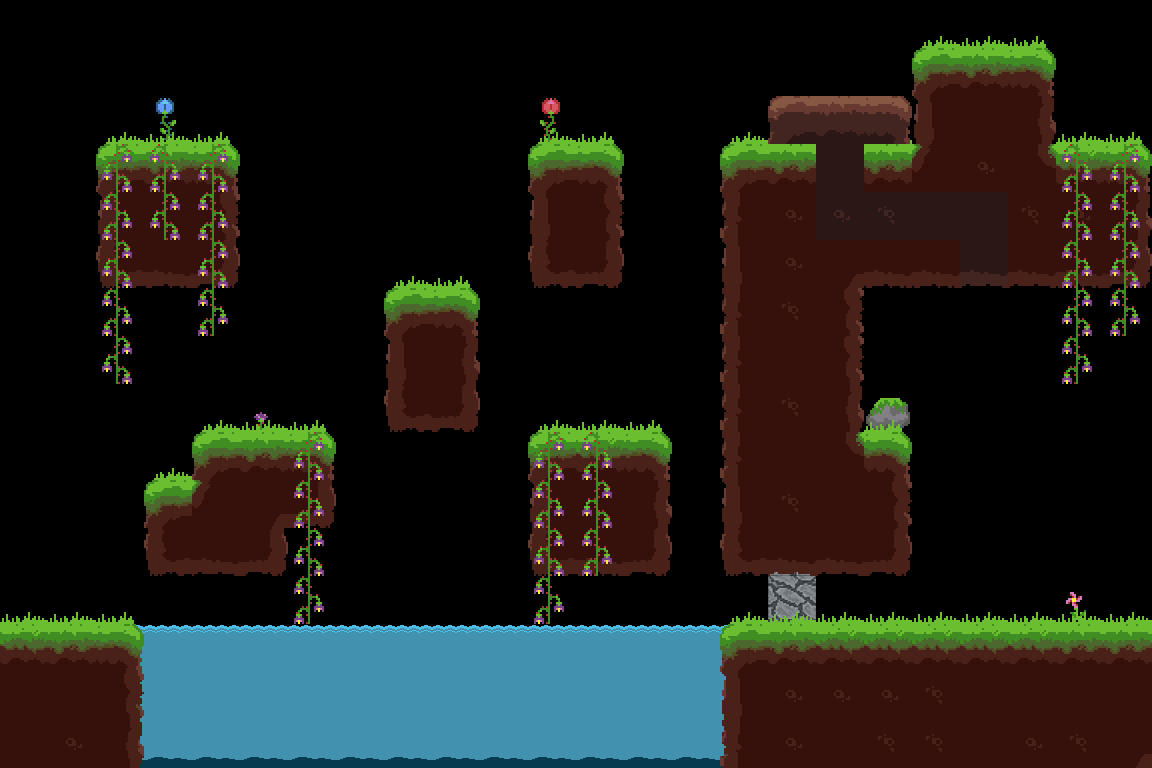

A level layout from a 2D game, rendered from its tile map. Below: a short description, then the map file with tile-grid data replaced by summaries:
An orthogonal 24x16 tile map with 48x48 px tiles, 7 tile layers (tunnel, eau, murD, terrain, ...), 4 tilesets and 52 objects (spawn1, spawn2, spawn3).

<map version="1.0" orientation="orthogonal" renderorder="right-down" width="24" height="16" tilewidth="48" tileheight="48">
 <tileset firstgid="1" name="terrain" tilewidth="48" tileheight="48">
  <image source="tileSets/forest.png" width="336" height="384" />
  <terraintypes>
   <terrain name="ciel" tile="-1" />
   <terrain name="groundGrass" tile="-1" />
  </terraintypes>
  <tile id="1" terrain=",,,1">
   <objectgroup draworder="index">
    <object x="0" y="0" width="48" height="48" />
   </objectgroup>
  </tile>
  <tile id="2" terrain=",,1,1">
   <objectgroup draworder="index">
    <object x="-1.77636e-15" y="0" width="48" height="48" />
   </objectgroup>
  </tile>
  <tile id="3" terrain=",,1,1">
   <objectgroup draworder="index">
    <object x="-1.77636e-15" y="7.10543e-15" width="48" height="48" />
   </objectgroup>
  </tile>
  <tile id="4" terrain=",,1,">
   <objectgroup draworder="index">
    <object x="0" y="-1.42109e-14" width="48" height="48" />
   </objectgroup>
  </tile>
  <tile id="5" terrain="1,1,1,">
   <objectgroup draworder="index">
    <object x="0" y="-1.42109e-14" width="48" height="48" />
   </objectgroup>
  </tile>
  <tile id="6" terrain="1,1,,1">
   <objectgroup draworder="index">
    <object x="0" y="0" width="48" height="48" />
   </objectgroup>
  </tile>
  <tile id="8" terrain=",1,,1">
   <objectgroup draworder="index">
    <object x="0" y="-1.42109e-14" width="48" height="48" />
   </objectgroup>
  </tile>
  <tile id="9" terrain="1,1,1,1">
   <objectgroup draworder="index">
    <object x="0" y="-1.42109e-14" width="48" height="48" />
   </objectgroup>
  </tile>
  <tile id="10" terrain="1,1,1,1">
   <objectgroup draworder="index">
    <object x="0" y="-1.42109e-14" width="48" height="48" />
   </objectgroup>
  </tile>
  <tile id="11" terrain="1,,1,">
   <objectgroup draworder="index">
    <object x="0" y="-1.42109e-14" width="48" height="48" />
   </objectgroup>
  </tile>
  <tile id="12" terrain="1,,1,1">
   <objectgroup draworder="index">
    <object x="0" y="-1.42109e-14" width="48" height="48" />
   </objectgroup>
  </tile>
  <tile id="13" terrain=",1,1,1">
   <objectgroup draworder="index">
    <object x="0" y="0" width="48" height="48" />
   </objectgroup>
  </tile>
  <tile id="15" terrain=",1,,1">
   <objectgroup draworder="index">
    <object x="0" y="0" width="48" height="48" />
   </objectgroup>
  </tile>
  <tile id="16" terrain="1,1,1,1">
   <objectgroup draworder="index">
    <object x="0" y="-1.42109e-14" width="48" height="48" />
   </objectgroup>
  </tile>
  <tile id="17" terrain="1,1,1,1">
   <objectgroup draworder="index">
    <object x="0" y="-1.42109e-14" width="48" height="48" />
   </objectgroup>
  </tile>
  <tile id="18" terrain="1,,1,">
   <objectgroup draworder="index">
    <object x="0" y="-1.42109e-14" width="48" height="48" />
   </objectgroup>
  </tile>
  <tile id="22" terrain=",1,,">
   <objectgroup draworder="index">
    <object x="0" y="1.77636e-15" width="48" height="48" />
   </objectgroup>
  </tile>
  <tile id="23" terrain="1,1,,">
   <objectgroup draworder="index">
    <object x="0" y="0" width="48" height="48" />
   </objectgroup>
  </tile>
  <tile id="24" terrain="1,1,,">
   <objectgroup draworder="index">
    <object x="0" y="0" width="48" height="48" />
   </objectgroup>
  </tile>
  <tile id="25" terrain="1,,,">
   <objectgroup draworder="index">
    <object x="0" y="0" width="48" height="48" />
   </objectgroup>
  </tile>
  <tile id="29">
   <objectgroup draworder="index">
    <object x="0" y="2.66454e-15" width="48" height="48" />
   </objectgroup>
  </tile>
  <tile id="30">
   <objectgroup draworder="index">
    <object x="8.88178e-16" y="-8.88178e-16" width="48" height="48" />
   </objectgroup>
  </tile>
  <tile id="31">
   <objectgroup draworder="index">
    <object x="0" y="8.88176e-16" width="48" height="48" />
   </objectgroup>
  </tile>
  <tile id="32">
   <objectgroup draworder="index">
    <object x="0" y="-8.88178e-16" width="48" height="48" />
   </objectgroup>
  </tile>
  <tile id="33">
   <objectgroup draworder="index">
    <object x="8.88178e-16" y="8.88178e-16" width="48" height="48" />
   </objectgroup>
  </tile>
  <tile id="34">
   <objectgroup draworder="index">
    <object x="0" y="8.88178e-16" width="48" height="48" />
   </objectgroup>
  </tile>
  <tile id="36">
   <objectgroup draworder="index">
    <object x="1.77636e-15" y="8.88178e-16" width="48" height="48" />
   </objectgroup>
  </tile>
  <tile id="37">
   <objectgroup draworder="index">
    <object x="0" y="2.66454e-15" width="48" height="48" />
   </objectgroup>
  </tile>
  <tile id="38">
   <objectgroup draworder="index">
    <object x="0" y="2.66454e-15" width="48" height="48" />
   </objectgroup>
  </tile>
  <tile id="39">
   <objectgroup draworder="index">
    <object x="0" y="8.88176e-16" width="48" height="48" />
   </objectgroup>
  </tile>
  <tile id="40">
   <objectgroup draworder="index">
    <object x="0" y="-8.88178e-16" width="48" height="48" />
   </objectgroup>
  </tile>
  <tile id="41">
   <objectgroup draworder="index">
    <object x="8.88178e-16" y="-8.88178e-16" width="48" height="48" />
   </objectgroup>
  </tile>
  <tile id="43">
   <objectgroup draworder="index">
    <object x="8.88178e-16" y="8.88178e-16" width="48" height="48" />
   </objectgroup>
  </tile>
  <tile id="44">
   <objectgroup draworder="index">
    <object x="-1.77636e-15" y="-8.88178e-16" width="48" height="48" />
   </objectgroup>
  </tile>
  <tile id="45">
   <objectgroup draworder="index">
    <object x="0" y="2.66454e-15" width="48" height="48" />
   </objectgroup>
  </tile>
  <tile id="46">
   <objectgroup draworder="index">
    <object x="8.88178e-16" y="8.88178e-16" width="48" height="48" />
   </objectgroup>
  </tile>
  <tile id="47" terrain=",,,0" />
  <tile id="48" terrain=",,0," />
  <tile id="50">
   <objectgroup draworder="index">
    <object x="1.77636e-15" y="8.88178e-16" width="48" height="48" />
   </objectgroup>
  </tile>
  <tile id="51">
   <objectgroup draworder="index">
    <object x="0" y="2.66454e-15" width="48" height="48" />
   </objectgroup>
  </tile>
  <tile id="52">
   <objectgroup draworder="index">
    <object x="1.77636e-15" y="2.66454e-15" width="48" height="48" />
   </objectgroup>
  </tile>
  <tile id="53">
   <objectgroup draworder="index">
    <object x="0" y="8.88176e-16" width="48" height="48" />
   </objectgroup>
  </tile>
  <tile id="54" terrain=",0,," />
  <tile id="55" terrain="0,,," />
 </tileset>
 <tileset firstgid="57" name="terrain2" tilewidth="48" tileheight="48">
  <image source="tileSets/sol2.png" width="576" height="576" />
  <terraintypes>
   <terrain name="dirt" tile="-1" />
  </terraintypes>
  <tile id="13" terrain=",,,0">
   <objectgroup draworder="index">
    <object x="0" y="0" width="48" height="48" />
   </objectgroup>
  </tile>
  <tile id="14" terrain=",,0,0">
   <objectgroup draworder="index">
    <object x="0" y="-2.66454e-15" width="48" height="48" />
   </objectgroup>
  </tile>
  <tile id="15" terrain=",,0,0">
   <objectgroup draworder="index">
    <object x="1.77636e-15" y="8.88178e-16" width="48" height="48" />
   </objectgroup>
  </tile>
  <tile id="16" terrain=",,0,">
   <objectgroup draworder="index">
    <object x="0" y="-8.88178e-16" width="48" height="48" />
   </objectgroup>
  </tile>
  <tile id="17" terrain="0,0,0,">
   <objectgroup draworder="index">
    <object x="0" y="-8.88178e-16" width="48" height="48" />
   </objectgroup>
  </tile>
  <tile id="18" terrain="0,0,,0">
   <objectgroup draworder="index">
    <object x="-1.77636e-15" y="-2.66454e-15" width="48" height="48" />
   </objectgroup>
  </tile>
  <tile id="25" terrain=",0,,0">
   <objectgroup draworder="index" />
  </tile>
  <tile id="26" terrain="0,0,0,0">
   <objectgroup draworder="index" />
  </tile>
  <tile id="27" terrain="0,0,0,0">
   <objectgroup draworder="index" />
  </tile>
  <tile id="28" terrain="0,,0,">
   <objectgroup draworder="index" />
  </tile>
  <tile id="29" terrain="0,,0,0">
   <objectgroup draworder="index">
    <object x="8.88178e-16" y="0" width="48" height="48" />
   </objectgroup>
  </tile>
  <tile id="30" terrain=",0,0,0">
   <objectgroup draworder="index">
    <object x="1.77636e-15" y="8.88178e-16" width="48" height="48" />
   </objectgroup>
  </tile>
  <tile id="37" terrain=",0,,0">
   <objectgroup draworder="index" />
  </tile>
  <tile id="38" terrain="0,0,0,0">
   <objectgroup draworder="index" />
  </tile>
  <tile id="39" terrain="0,0,0,0">
   <objectgroup draworder="index" />
  </tile>
  <tile id="40" terrain="0,,0,">
   <objectgroup draworder="index" />
  </tile>
  <tile id="49" terrain=",0,,">
   <objectgroup draworder="index" />
  </tile>
  <tile id="50" terrain="0,0,,">
   <objectgroup draworder="index" />
  </tile>
  <tile id="51" terrain="0,0,,">
   <objectgroup draworder="index" />
  </tile>
  <tile id="52" terrain="0,,,">
   <objectgroup draworder="index" />
  </tile>
  <tile id="54">
   <objectgroup draworder="index">
    <object x="0" y="0" width="48" height="48" />
   </objectgroup>
  </tile>
 </tileset>
 <tileset firstgid="201" name="eau2" tilewidth="48" tileheight="48">
  <image source="tileSets/eau2.png" width="48" height="144" />
 </tileset>
 <tileset firstgid="204" name="deco" tilewidth="48" tileheight="48">
  <image source="tileSets/decor-forest.png" width="192" height="192" />
 </tileset>
 <layer name="tunnel" width="24" height="16">
  <data>[384 cells, 7 non-empty, 5 distinct tile ids]</data>
 </layer>
 <layer name="eau" width="24" height="16">
  <data>[384 cells, 42 non-empty, 3 distinct tile ids]</data>
 </layer>
 <layer name="murD" width="24" height="16">
  <data>[384 cells, 4 non-empty, 1 distinct tile ids]</data>
 </layer>
 <layer name="terrain" width="24" height="16">
  <data>[384 cells, 124 non-empty, 19 distinct tile ids]</data>
 </layer>
 <objectgroup name="enemySpawn">
  <object name="spawn1" x="956" y="496" width="67" height="120">
   <properties>
    <property name="Enemy" value="1" />
   </properties>
  </object>
  <object name="spawn2" x="1070" y="27" width="68" height="110">
   <properties>
    <property name="Enemy" value="1" />
   </properties>
  </object>
  <object name="spawn3" x="576" y="45" width="42" height="93">
   <properties>
    <property name="Enemy" value="1" />
   </properties>
  </object>
 </objectgroup>
 <layer name="deco2" width="24" height="16">
  <data>[384 cells, 36 non-empty, 7 distinct tile ids]</data>
 </layer>
 <layer name="deco" width="24" height="16">
  <data>[384 cells, 35 non-empty, 3 distinct tile ids]</data>
 </layer>
 <layer name="terre" width="24" height="16">
  <data>[384 cells, 3 non-empty, 3 distinct tile ids]</data>
 </layer>
</map>
